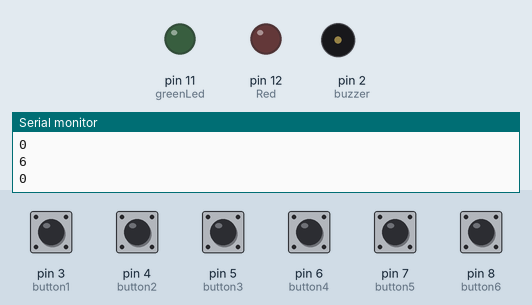
The sketch below on a simulated Arduino Uno, built with avr-gcc and run on an emulated ATmega328P. On the bench: output pins drawn as LEDs (lit = HIGH), buzzer (waves = sounding), the last lines printed to the serial monitor. Inputs (shaded band) come from the test bench; at power-on: pin 3 (button1), pin 4 (button2), pin 5 (button3), pin 6 (button4), pin 7 (button5), pin 8 (button6) HIGH.

Above: at 1.2 s.
1.3 s: pin 3 (button1) pulled LOW for 1 s
At 1.7 s:
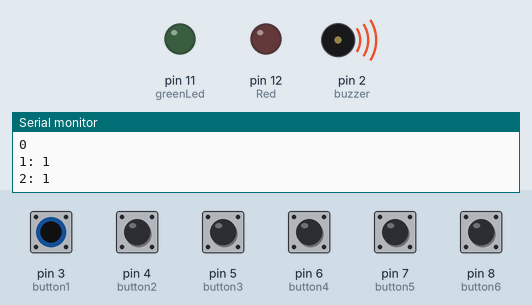
3.8 s: pin 4 (button2) pulled LOW for 1 s
At 5.4 s:
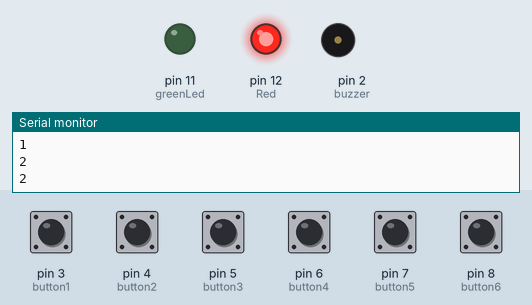
Timing chart, 0 to 10.9 s (numbered marks = the images above; inputs shaded):
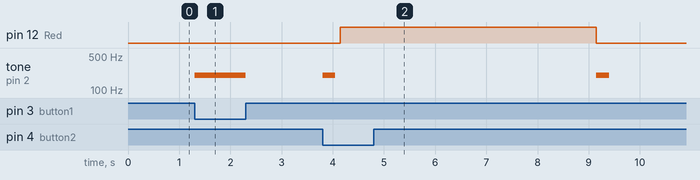

The sketch:

switch_code.ino
```cpp
const int button1 = 3; //first button is on pin
const int button2 = 4; //second is on pin
const int button3 = 5; //third is pin
const int button4 = 6; //fourth is pin
const int button5 = 7; //third is pin
const int button6 = 8; //fourth is pin

const int buzzer = 2;

const int greenLed = 11; //green LED is pin 11
const int Red = 12; //red LED is on pin 12

void checkEntered1(int button);

int code[] = {1,2,3,4,5,6}; //the desired code is entered in this array,
                        //separated by commas

int entered[7]; //create a new empty array for the code entered by
                //the user (has 4 elements)

void setup(){ //run once at sketch startup
  Serial.begin(9600); //begin Serial

  pinMode(button1, INPUT_PULLUP); //button 1 is an input
  pinMode(button2, INPUT_PULLUP); //button 2 is an input
  pinMode(button3, INPUT_PULLUP); //button 3 is an input
  pinMode(button4, INPUT_PULLUP); //button 4 is an input
  pinMode(button5, INPUT_PULLUP); //button 3 is an input
  pinMode(button6, INPUT_PULLUP); //button 4 is an input

  pinMode(Red, OUTPUT); //the red LED is an output
  pinMode(greenLed, OUTPUT); // the green LED is an output
//  setupLights(); //run the setupLights routine
//  setupLights(); //run it again
 // delay(650); //delay (only for effect, :P not needed)
  digitalWrite(Red, LOW); //turn the red LED on
  for (int i = 0; i < 6;i++){ //work through numbers 0-3
    Serial.println(code[i]); //print each digit of the code
    Serial.println(entered[i]); //print each element of the entered[]
                                //array (this was for me to check that it
                                //started at 0

  }
}

void loop(){ //run repeatedly
  if (digitalRead(button1) == LOW){ //if button1 is pressed
    checkEntered1(1); //call checkEntered and pass it a 1
    tone(buzzer, 200);
    delay(250);
    noTone(buzzer);
  }
  else if (digitalRead(button2) == LOW){ //if button2 is pressed
    checkEntered1(2); //call checkEntered1 and pass it a 2

    tone(buzzer, 200);
    delay(250);
    noTone(buzzer);

  }
  else if (digitalRead(button3) == LOW){ //if button3 is pressed
    checkEntered1(3); //call checkEntered1 and pass it a 3

    tone(buzzer, 200);
    delay(250);
    noTone(buzzer);

  }
  else if (digitalRead(button4) == LOW){ //if button4 is pressed
    checkEntered1(4); //call checkEntered1 and pass it a 4

    tone(buzzer, 200);
    delay(250);
    noTone(buzzer);

  }
    else if (digitalRead(button5) == LOW){ //if button4 is pressed
    checkEntered1(5); //call checkEntered1 and pass it a 4

    tone(buzzer, 200);
    delay(250);
    noTone(buzzer);

  }
    else if (digitalRead(button6) == LOW){ //if button4 is pressed
    checkEntered1(6); //call checkEntered1 and pass it a 4

    tone(buzzer, 200);
    delay(250);
    noTone(buzzer);

  }


}

void checkEntered1(int button){ //check the first element of the entered[] array

  if (entered[0] != 0){ //if it is not a zero, i.e. it has already been inputted
    checkEntered2(button); //move on to checkEntered2, passing it "button"
  }

  else if(entered[0] == 0){ //if it is zero, i.e. if it hasn't been defined with a button yet
    entered[0] = button; //set the first element as the button that has been pressed
    Serial.print("1: ");Serial.println(entered[0]); //for debugging
  }

}

void checkEntered2(int button){ //check the second element of the entered[] array

  if (entered[1] != 0){ //if it is not a zero, i.e. it has already been inputted
    checkEntered3(button); //move on to checkEntered3, passing it "button"
  }

  else if(entered[1] == 0){ //if it is zero, i.e. if it hasn't been defined with a button yet
    entered[1] = button; //set the second element as the button that has been pressed
    Serial.print("2: ");Serial.println(entered[1]); //for debugging
  }

}

void checkEntered3(int button){  //check the third element of the entered[] array

  if (entered[2] != 0){ //if it is not a zero, i.e. it has already been inputted
    checkEntered4(button); //move on to checkEntered4, passing it "button"
  }

  else if (entered[2] == 0){ //if it is zero, i.e. if it hasn't been defined with a button yet
    entered[2] = button; //set the third element as the button that has been pressed
    Serial.print("3: ");Serial.println(entered[2]); //for debugging
  }

}

void checkEntered4(int button){  //check the third element of the entered[] array

  if (entered[3] != 0){ //if it is not a zero, i.e. it has already been inputted
    checkEntered5(button); //move on to checkEntered4, passing it "button"
  }

  else if (entered[3] == 0){ //if it is zero, i.e. if it hasn't been defined with a button yet
    entered[3] = button; //set the third element as the button that has been pressed
    Serial.print("4: ");Serial.println(entered[3]); //for debugging
  }

}


void checkEntered5(int button){  //check the third element of the entered[] array

  if (entered[4] != 0){ //if it is not a zero, i.e. it has already been inputted
    checkEntered6(button); //move on to checkEntered4, passing it "button"
  }

  else if (entered[4] == 0){ //if it is zero, i.e. if it hasn't been defined with a button yet
    entered[4] = button; //set the third element as the button that has been pressed
    Serial.print("5: ");Serial.println(entered[4]); //for debugging
  }

}

void checkEntered6(int button){ //check the fourth element of the entered[] array

  if (entered[5] == 0){ //if it is zero, i.e. if it hasn't been defined with a button yet
    entered[5] = button; //set the final element as the button that has been pressed
    Serial.print("6: ");Serial.println(entered[5]); //for debugging
    delay(100); //allow time for processing
    compareCode(); //call the compareCode function
  }
}

void compareCode(){ //checks if the code entered is correct by comparing the code[] array with the entered[] array
  for (int i = 0; i<6;i++){ //these three lines are for debugging
    Serial.println(entered[i]);
  }
  if ((entered[0]==code[0]) && (entered[1]==code[1]) && (entered[2]==code[2]) && (entered[3]==code[3]) && (entered[4]==code[4])&& (entered[5]==code[5])){ //if all the elements of each array are equal
    //Jó megoldás
    digitalWrite(Red, LOW); // turn the red LED off
    digitalWrite(greenLed, HIGH); //turn the green LED on
    while(true)
    {

    }


    for (int i = 0; i < 7; i++){ //this next loop is for debugging
      entered[i] = 0;

    }

    loop(); //return to loop() (not really necessary)
  }

  else { //if you (or the intruder) get the code wrong
    //Rossz megoldás

    digitalWrite(Red,HIGH);
    delay(5000);
    digitalWrite(Red,LOW);
    Serial.println("Red OFF");
    for (int i = 0; i < 7; i++){ //this next loop is for debugging
      entered[i] = 0;

    }

  }
  close_all();
}


void close_all(){

}
```

Measured:
- after the input at 1.3 s, tone on pin 2 (buzzer): silent → 200 Hz at once, → silent 1.0 s later
- after the input at 3.8 s, pin 12 (Red): LOW → HIGH after 0.35 s, → LOW 5.0 s later; tone on pin 2 (buzzer): alternates 200 Hz for 0.25 s and silent for 5.1 s, starting at once
